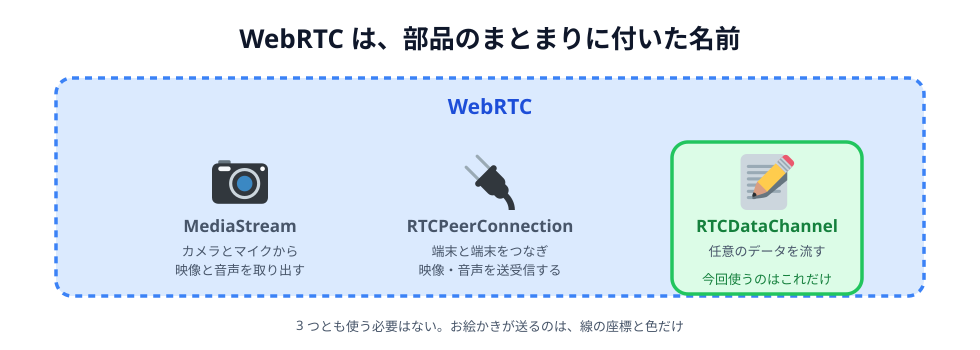

Python code for this plot:
# 04-parts.svg
# スキーマ: CONTAINER + PART-WHOLE（WebRTC という枠の中に部品が並ぶ）
# 「WebRTC は総称」であること、今回使うのは右の 1 つだけであることを見せる

import sys

sys.path.insert(0, "/Users/seekseep/.claude/skills/genfig")
from genfig import Canvas, PALETTE

c = Canvas(980, 350)

c.text(490, 48, "WebRTC は、部品のまとまりに付いた名前", scale="xl")

c.sticky(56, 78, 868, 218, color="blue", dash="dashed")
c.text(490, 114, "WebRTC", scale="lg", fill=PALETTE["blue"]["text"])

c.sticky(672, 142, 190, 152, color="green")

parts = [
    (240, "1f4f7", "MediaStream", "カメラとマイクから\n映像と音声を取り出す", None),
    (490, "1f50c", "RTCPeerConnection", "端末と端末をつなぎ\n映像・音声を送受信する", None),
    (767, "1f4dd", "RTCDataChannel", "任意のデータを流す", "green"),
]

for cx, cp, name, desc, color in parts:
    c.node(cx, 182, "", emoji_cp=cp, w=72, h=64)
    c.text(cx, 232, name, scale="md",
           fill=PALETTE[color]["text"] if color else None)
    c.text(cx, 256, desc, scale="sm")

c.text(767, 284, "今回使うのはこれだけ", scale="sm",
       fill=PALETTE["green"]["text"])

c.text(490, 330, "3 つとも使う必要はない。お絵かきが送るのは、線の座標と色だけ", scale="sm")

c.save("04-parts.svg")
